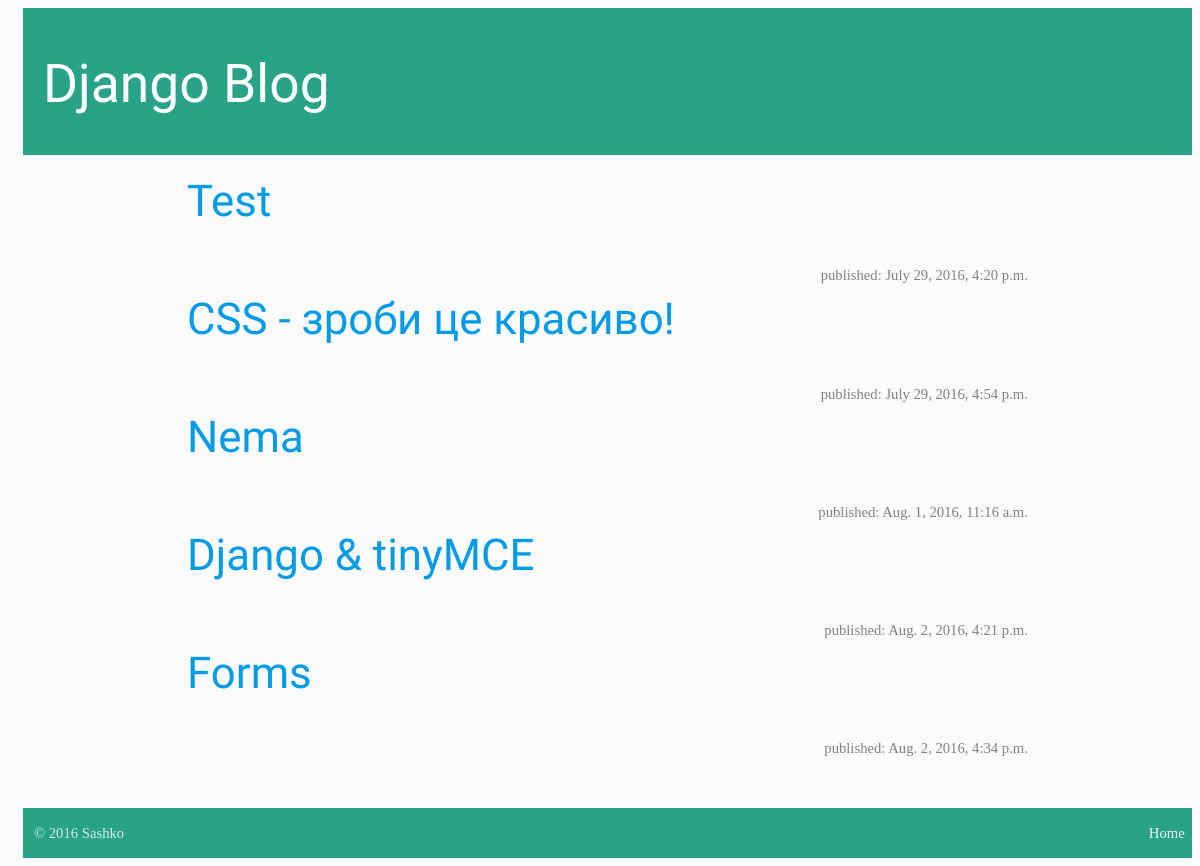
The app's page /, older data.
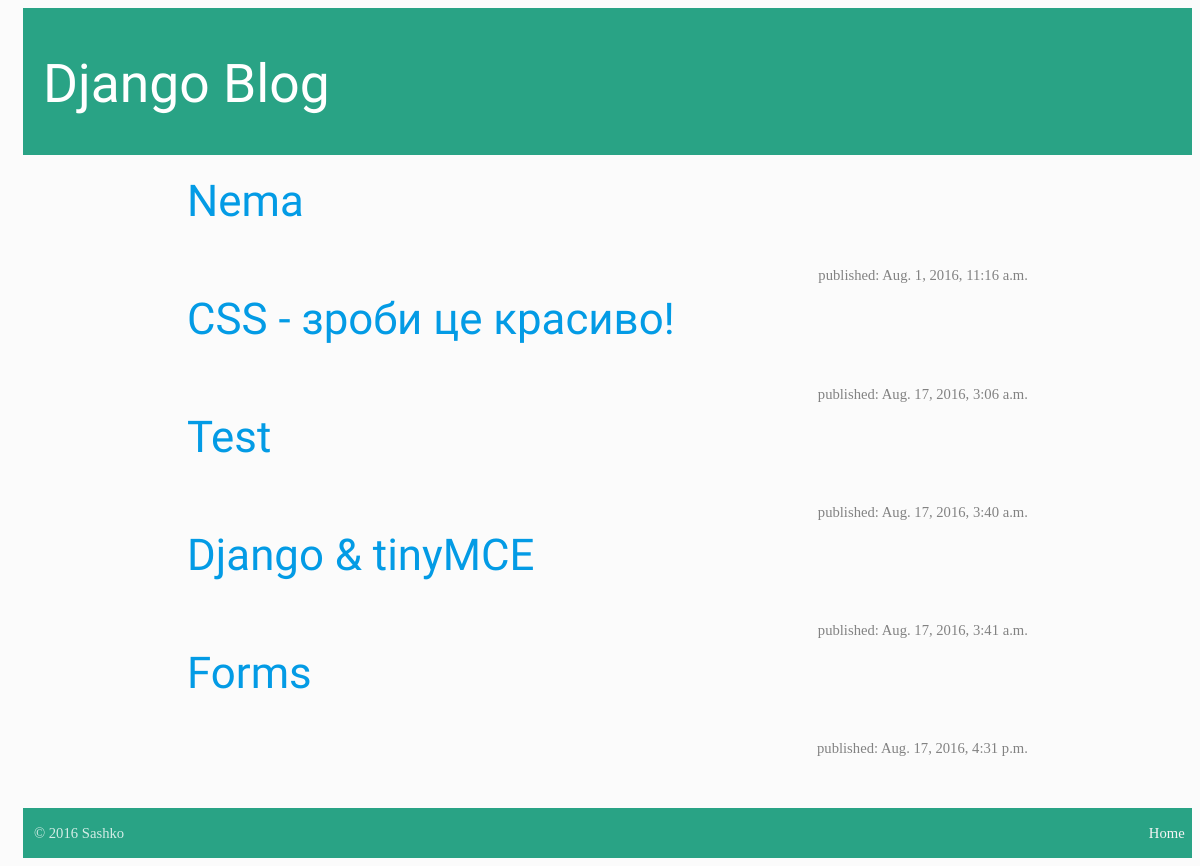
The same page, newer data.
### blog/models.py (models this page shows, shortened)
class Post(models.Model):
    author = models.ForeignKey('auth.User')
    title = models.CharField(max_length=200)
    text = tinymce_model.HTMLField()
    created_date = models.DateTimeField(
            default=timezone.now)
    published_date = models.DateTimeField(
            blank=True, null=True)

### blog/views.py (the view)
# urls.py: url(r'^$', views.post_list, name='post_list'),
def post_list(request):
    posts = Post.objects.filter(published_date__lte=timezone.now()).order_by('published_date')
    return render(request, 'blog/post_list.html', {'posts': posts})

### blog/templates/blog/post_list.html (shortened to what this page needs)
{% extends 'blog/base.html' %}

### blog/templates/blog/base.html (shortened to what this page needs)
{% load staticfiles %}
<html>
    <head>
                <link type="text/css" rel="stylesheet" href="{% static 'css/materialize.css' %}"  media="screen,projection"/>
    </head>
    <body>
        <div class="page-header">
            <h2><a href="/">Django Blog</a></h2>
        </div>
        <div class="content container">
            <div class="row">
                <div class="col-md-8">
                    {% block content %}
                    {% for post in posts %}
                        <div class="post">
                            <h3><a href="{% url 'post_detail' pk=post.pk %}">{{ post.title }}</a></h3>
                            <div class="date">
                            </br>published: {{ post.published_date }}
                            </div>
                        </div>
                    {% endfor %}
                    {% endblock %}
                </div>
            </div>
        </div>
       <footer class="page-footer" style="padding-top: 0">
       <div class="footer-copyright">
           &nbsp;&nbsp;
           © 2016 Sashko
       <a class="grey-text text-lighten-4 right" href="http://10.47.1.35:8000">Home&nbsp;&nbsp;</a>
       </div>
       </footer>
     </body>
</html>

Row changes from the older to the newer data that the page shows:
shown differently, row unchanged: Post "Nema": moves up the list
changed Post "CSS - зроби це красиво!": published_date "July 29, 2016, 4:54 p.m." → "Aug. 17, 2016, 3:06 a.m."; moves down the list
changed Post "Test": published_date "July 29, 2016, 4:20 p.m." → "Aug. 17, 2016, 3:40 a.m."
changed Post "Django & tinyMCE": published_date "Aug. 2, 2016, 4:21 p.m." → "Aug. 17, 2016, 3:41 a.m."
changed Post "Forms": published_date "Aug. 2, 2016, 4:34 p.m." → "Aug. 17, 2016, 4:31 p.m."
